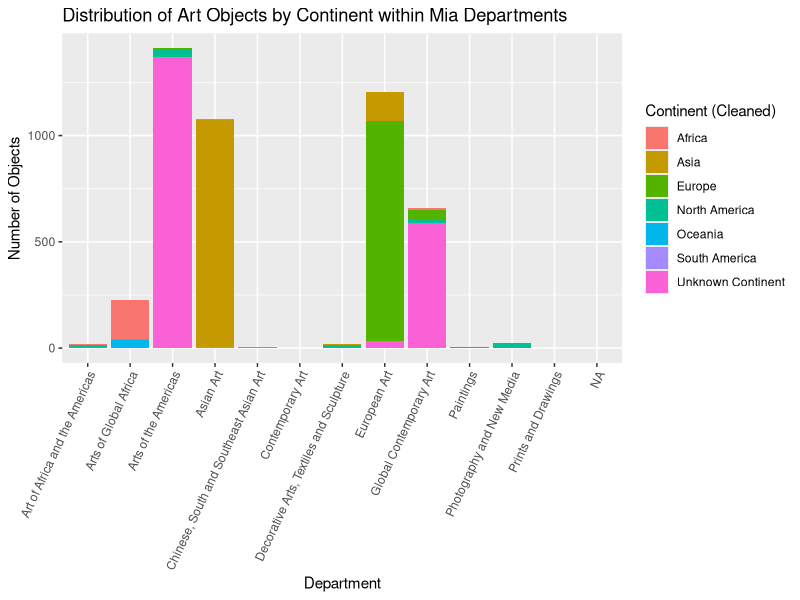

Recreate this plot in R.
## ---- chunk 1
library(dplyr)
library(purrr)
library(jsonlite)
library(ggplot2)
## ---- chunk 2
mia_collection <- read.csv("data/clean/mia_collection.csv")
continent_names<- c("Europe", "Africa", "North America", "Asia", "South America", "Antarctica", "Oceania")

check_continent_name <- function(value) {
  if (!value %in% continent_names || is.na(value)) {
    value <- "Unknown Continent"
  }
  return(value)
}


mia_collection <- mia_collection %>%
  mutate(continent_clean = map_chr(as.character(continent), check_continent_name))








# Don't erase the code below; this will show your final work
mia_collection %>% 
  count(continent_clean)

unique(mia_collection$continent_clean)
## ---- chunk 3
ggplot(mia_collection, aes(x = department, fill = continent_clean)) +
    geom_bar(position = "stack") + 
    labs(
      title = "Distribution of Art Objects by Continent within Mia Departments",
      x = "Department",
      y = "Number of Objects",
      fill = "Continent (Cleaned)" 
    )+
  theme(axis.text.x = element_text(angle = 65, hjust = 1, vjust = 1))
